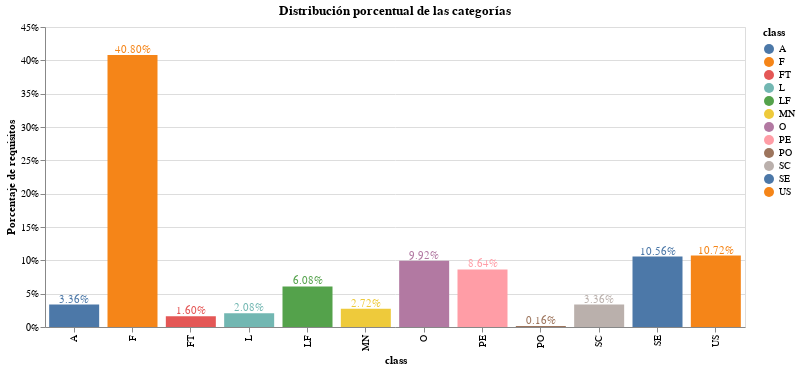

The notebook cell this image was saved under:
### Code cell
data['id'] = 1
df2 = pd.DataFrame(data.groupby('class').count()['id']).reset_index()

bars = alt.Chart(df2).mark_bar(size=50).encode(
    x=alt.X('class'),
    y=alt.Y('PercentOfTotal:Q', axis=alt.Axis(format='.0%', title='Porcentaje de requisitos')),
    color='class'
).transform_window(
    TotalArticles='sum(id)',
    frame=[None, None]
).transform_calculate(
    PercentOfTotal="datum.id / datum.TotalArticles"
)

text = bars.mark_text(
    align='center',
    baseline='bottom',
    #dx=5  # Nudges text to right so it doesn't appear on top of the bar
).encode(
    text=alt.Text('PercentOfTotal:Q', format='.2%')
)

(bars + text).interactive().properties(
    height=300, 
    width=700,
    title = "Distribución porcentual de las categorías",
)

### Figure 1 — Vega-Lite specification as saved in the notebook (floating-point values rounded to 4 significant figures)
{"config": {"view": {"continuousWidth": 400, "continuousHeight": 300}}, "layer": [{"mark": {"type": "bar", "size": 50}, "encoding": {"color": {"type": "nominal", "field": "class"}, "x": {"type": "nominal", "field": "class"}, "y": {"type": "quantitative", "axis": {"format": ".0%", "title": "Porcentaje de requisitos"}, "field": "PercentOfTotal"}}, "selection": {"selector002": {"type": "interval", "bind": "scales", "encodings": ["x", "y"]}}, "transform": [{"window": [{"op": "sum", "field": "id", "as": "TotalArticles"}], "frame": [null, null]}, {"calculate": "datum.id / datum.TotalArticles", "as": "PercentOfTotal"}]}, {"mark": {"type": "text", "align": "center", "baseline": "bottom"}, "encoding": {"color": {"type": "nominal", "field": "class"}, "text": {"type": "quantitative", "field": "PercentOfTotal", "format": ".2%"}, "x": {"type": "nominal", "field": "class"}, "y": {"type": "quantitative", "axis": {"format": ".0%", "title": "Porcentaje de requisitos"}, "field": "PercentOfTotal"}}, "transform": [{"window": [{"op": "sum", "field": "id", "as": "TotalArticles"}], "frame": [null, null]}, {"calculate": "datum.id / datum.TotalArticles", "as": "PercentOfTotal"}]}], "data": {"name": "data-3990585a54f651560e17e83473af3e06"}, "height": 300, "title": "Distribución porcentual de las categorías", "width": 700, "$schema": "https://vega.github.io/schema/vega-lite/v4.0.0.json", "datasets": {"data-3990585a54f651560e17e83473af3e06": [{"class": "A", "id": 21}, {"class": "F", "id": 255}, {"class": "FT", "id": 10}, {"class": "L", "id": 13}, {"class": "LF", "id": 38}, {"class": "MN", "id": 17}, {"class": "O", "id": 62}, {"class": "PE", "id": 54}, {"class": "PO", "id": 1}, {"class": "SC", "id": 21}, {"class": "SE", "id": 66}, {"class": "US", "id": 67}]}}
